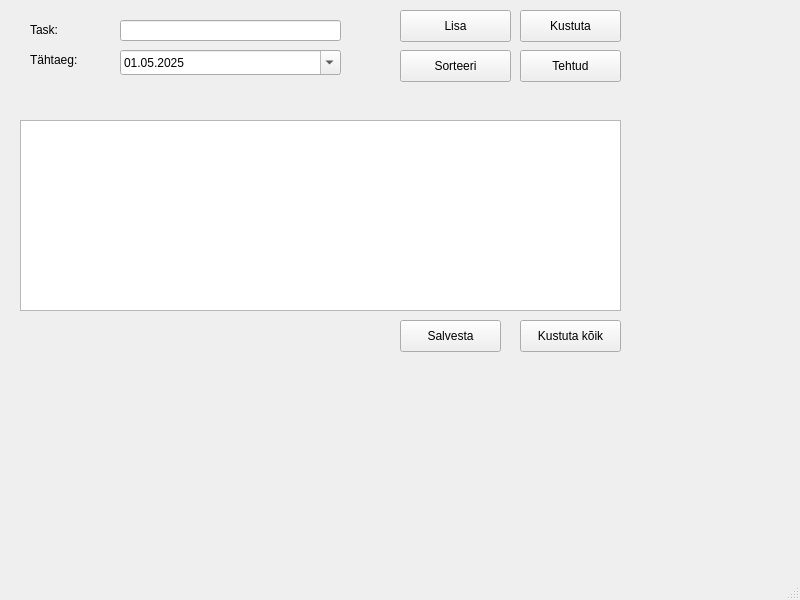
<?xml version="1.0" encoding="UTF-8"?>
<ui version="4.0">
 <class>MainWindow</class>
 <widget class="QMainWindow" name="MainWindow">
  <property name="geometry">
   <rect>
    <x>0</x>
    <y>0</y>
    <width>800</width>
    <height>600</height>
   </rect>
  </property>
  <property name="windowTitle">
   <string>MainWindow</string>
  </property>
  <widget class="QWidget" name="centralwidget">
   <widget class="QPushButton" name="addTaskButton">
    <property name="geometry">
     <rect>
      <x>400</x>
      <y>10</y>
      <width>111</width>
      <height>32</height>
     </rect>
    </property>
    <property name="text">
     <string>Lisa</string>
    </property>
   </widget>
   <widget class="QLineEdit" name="taskLineEdit">
    <property name="geometry">
     <rect>
      <x>120</x>
      <y>20</y>
      <width>221</width>
      <height>21</height>
     </rect>
    </property>
   </widget>
   <widget class="QListWidget" name="taskListWidget">
    <property name="geometry">
     <rect>
      <x>20</x>
      <y>120</y>
      <width>601</width>
      <height>191</height>
     </rect>
    </property>
    <property name="selectionBehavior">
     <enum>QAbstractItemView::SelectionBehavior::SelectRows</enum>
    </property>
    <property name="sortingEnabled">
     <bool>false</bool>
    </property>
   </widget>
   <widget class="QPushButton" name="deleteButton">
    <property name="geometry">
     <rect>
      <x>520</x>
      <y>10</y>
      <width>101</width>
      <height>32</height>
     </rect>
    </property>
    <property name="text">
     <string>Kustuta</string>
    </property>
   </widget>
   <widget class="QLabel" name="label">
    <property name="geometry">
     <rect>
      <x>30</x>
      <y>20</y>
      <width>81</width>
      <height>19</height>
     </rect>
    </property>
    <property name="text">
     <string>Task:</string>
    </property>
   </widget>
   <widget class="QLabel" name="label_2">
    <property name="geometry">
     <rect>
      <x>30</x>
      <y>50</y>
      <width>71</width>
      <height>19</height>
     </rect>
    </property>
    <property name="text">
     <string>Tähtaeg:</string>
    </property>
   </widget>
   <widget class="QDateEdit" name="deadlineEdit">
    <property name="geometry">
     <rect>
      <x>120</x>
      <y>50</y>
      <width>221</width>
      <height>25</height>
     </rect>
    </property>
    <property name="displayFormat">
     <string>dd.MM.yyyy</string>
    </property>
    <property name="calendarPopup">
     <bool>true</bool>
    </property>
    <property name="date">
     <date>
      <year>2025</year>
      <month>5</month>
      <day>1</day>
     </date>
    </property>
   </widget>
   <widget class="QPushButton" name="deleteAllButton">
    <property name="geometry">
     <rect>
      <x>520</x>
      <y>320</y>
      <width>101</width>
      <height>32</height>
     </rect>
    </property>
    <property name="text">
     <string>Kustuta kõik</string>
    </property>
   </widget>
   <widget class="QPushButton" name="saveTasksButton">
    <property name="geometry">
     <rect>
      <x>400</x>
      <y>320</y>
      <width>101</width>
      <height>32</height>
     </rect>
    </property>
    <property name="text">
     <string>Salvesta</string>
    </property>
   </widget>
   <widget class="QPushButton" name="sortButton">
    <property name="geometry">
     <rect>
      <x>400</x>
      <y>50</y>
      <width>111</width>
      <height>32</height>
     </rect>
    </property>
    <property name="text">
     <string>Sorteeri</string>
    </property>
   </widget>
   <widget class="QPushButton" name="markDoneButton">
    <property name="geometry">
     <rect>
      <x>520</x>
      <y>50</y>
      <width>101</width>
      <height>32</height>
     </rect>
    </property>
    <property name="text">
     <string>Tehtud</string>
    </property>
   </widget>
  </widget>
  <widget class="QMenuBar" name="menubar">
   <property name="geometry">
    <rect>
     <x>0</x>
     <y>0</y>
     <width>800</width>
     <height>24</height>
    </rect>
   </property>
  </widget>
  <widget class="QStatusBar" name="statusbar"/>
 </widget>
 <resources/>
 <connections/>
</ui>
